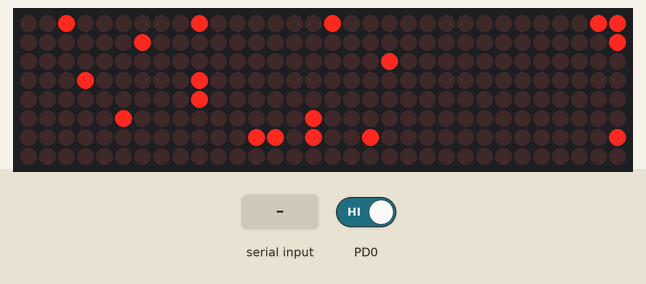
Bench run of a program on a simulated ATmega2560, built with avr-gcc and emulated at 16 MHz. Shown: 32×8 LED matrix. Wiring (inferred from the names in the program): 4 × MAX7219 LED driver (orientation assumed): CS PB0. The inputs (shaded band) are chosen by the test bench; at power-on: PD0 HIGH. A simulated second board sends each byte the program waits for after 2 ms; random numbers use the default seed unless the program sets one; what the program prints to the serial monitor is not drawn.

Above: at 18.0 s.

The program:

main.c
```c
#define F_CPU 16000000
#include <avr/io.h>
#include <util/delay.h>
#include <avr/interrupt.h>

#include <stdlib.h>

#include "spi.h"
#include "game.h"
#include "uart.h"

volatile uint32_t ms_passed = 0;
volatile field Field;
volatile int gameOverFlag = 0;

const uint8_t MS_PER_FRAME = 25;

ISR(TIMER0_COMPA_vect) {
    cli();
    ms_passed += 1;
    if (ms_passed % MS_PER_FRAME == 0) {
        generate_meteor();
        gameOverFlag = drawField();
        if (!gameOverFlag)
            updateField();
    }
    sei();
}

ISR(INT0_vect) {
    cli();
    shoot();
    sei();
}

void ADC_Init() {
 	ADMUX  |= (1 << REFS0) | (1 << ADLAR);
 	ADCSRA |= (1 << ADSC)  | (1 << ADEN) | (1 << ADATE);
}

void MAX7219_Init() {
    for (int i = 0; i < 15; ++i) {
        SPI_WriteLine(i, 0x00000000);
    }
    SPI_WriteLine(0x09, 0x00000000);
    SPI_WriteLine(0x0A, 0x0F0F0F0F);
    SPI_WriteLine(0x0B, 0x07070707);
    SPI_WriteLine(0x0C, 0x01010101);
}

void TIMER0_Init() {
    TCNT0 = 0;
    OCR0A = 62;
    TCCR0B = (1 << CS01) | (1 << CS00);
    TCCR0A = (1 << WGM01);
    TIMSK0 = (1 << OCIE0A);
}

void BUTTON_Init() {
    EICRA = (0 << ISC00) | (1 << ISC01);
	EIMSK = (1 << INT0);
}

int main() {
	ADC_Init();
    SPI_Init();
    MAX7219_Init();
    TIMER0_Init();
    BUTTON_Init();
    sei();

    while(1) {
        gameOverFlag = 0;
        ms_passed = 0;
        FIELD_Init();
        while(1) {
            if (gameOverFlag == 1) break;
            uint8_t high = ADCH;
            uint8_t x = high / 32;
            if ((high % 32) > 4 && (high % 32) < 28)
                Field.ship = x;
        }

        USART_Init();
        char str[40];
        sprintf(str, "GAME OVER\nYour score: %ld ms\n", ms_passed / 2);
        UART_Send_Str(str);

        cli();
        while (1) {
            uint8_t new_game = USART_Receive();
            if (new_game == '1')
                break;
        }
        srand(Field.ship);
        sei();
    }
    // sound instraction;
}
```

game.c
```c
#include "spi.h"
#include "game.h"


extern field Field;
int splitter = 0;

const uint8_t MAX_SHOTS = 10;
const uint8_t MAX_METEORS = 32;
const uint8_t SPEED_METEOR_BY_SHOT = 20;

void clear() {
    for (int i = 1; i <= 8; ++i)
        SPI_WriteLine(i, 0);
}

void FIELD_Init() {
    for (int i = 0; i < MAX_SHOTS; ++i) {
        Field.shots[i].x = 0;
        Field.shots[i].y = 0;
    }

    for (int i = 0; i < MAX_METEORS; ++i) {
        Field.meteors[i].x = 0;
        Field.meteors[i].y = 0;
    }
}

void shoot() {
    shot piu;
    piu.x = Field.ship;
    piu.y = 0x02000000;

    Field.shot_counter += 1;
    Field.shot_counter %= MAX_SHOTS;

    Field.shots[Field.shot_counter] = piu;
}

void generate_meteor() {
    if (rand() % 52) return;

    meteor met;
    met.x = rand() % 8;
    met.y = 0x00000080;

    Field.meteor_counter += 1;
    Field.meteor_counter %= MAX_METEORS;

    Field.meteors[Field.meteor_counter] = met;
}

uint32_t upd_shot(uint32_t line) {
    if (line & 0x00000080) {
        line = 0;
    }

    if (line & 0x80808000)
        line >>= 15;
    else
        line <<= 1;
    return line;
}

uint32_t upd_meteor(uint32_t line) {
    if (line & 0x01000000) {
        line = 0;
    }
    if (line & 0x00010101)
        line <<= 15;
    else
        line >>= 1;
    return line;
}

int isCollision(meteor met, shot piu) {
    if (met.x == piu.x) {
        return (met.y != 0) && ((met.y == piu.y) || (upd_meteor(met.y) == piu.y));
    }
    return 0;
}

int isGameOver(meteor met) {
    if (met.y == 0x02000000 && Field.ship == met.x)
        return 1;
    if (met.y == 0x01000000 && (Field.ship == (met.x - 1) || Field.ship == met.x || Field.ship == met.x + 1))
        return 1;
    return 0;
}

void updateField() {
    if (splitter++ % SPEED_METEOR_BY_SHOT == 0) {
        for (int i = 0; i < MAX_METEORS; ++i) {
            Field.meteors[i].y = upd_meteor(Field.meteors[i].y);
        }
    }

    for (int i = 0; i < MAX_SHOTS; ++i) {
        Field.shots[i].y = upd_shot(Field.shots[i].y);
    }

    for (int i = 0; i < MAX_SHOTS; ++i) {
        for (int j = 0; j < MAX_METEORS; ++j) {
            if (isCollision(Field.meteors[j], Field.shots[i])) {
                Field.meteors[j].y = 0;
                Field.shots[i].y = 0;
            }
        }
    }
}

int drawField()
{
    uint32_t field[8];
    for (int i = 0; i < 8; ++i) {
        field[i] = 0;
    }

    for (int i = 0; i < MAX_SHOTS; ++i) {
        field[Field.shots[i].x] |= Field.shots[i].y;
    }
    for (int i = 0; i < MAX_METEORS; ++i) {
        field[Field.meteors[i].x] |= Field.meteors[i].y;
    }
    field[Field.ship - 1] ^= 0x01000000;
    field[Field.ship]     ^= 0x03000000;
    field[Field.ship + 1] ^= 0x01000000;

    clear();
    for (int i = 0; i < 8; ++i) {
        SPI_WriteLine(i + 1, field[i]);
    }

    for (int i = 0; i < MAX_METEORS; ++i) {
        if (isGameOver(Field.meteors[i]))
            return 1;
    }

    return 0;
}
```

game.h
```c
#pragma once

#include <stdint.h>

typedef struct {
    uint32_t x;
    uint32_t y;
} meteor;

typedef struct {
    uint32_t x;
    uint32_t y;
} shot;

typedef struct {
    uint8_t shot_counter;
    shot shots[10];
    uint8_t meteor_counter;
    meteor meteors[32];

    int ship;
} field;

void FIELD_Init();

void shoot();

void generate_meteor();

int drawField();

void updateField();
```

spi.c
```c
#include <avr/io.h>

#define SPI_PORTX PORTB
#define SPI_DDRX DDRB

#define SPI_MISO 3 // Выход ведомого, вход ведущего
#define SPI_MOSI 2 // выход ведущего, вход ведового 2
#define SPI_SCK 1  // Синхронизация 1
#define SPI_SS 0   // Если на ведовом 0, то откликается. 0

void SPI_Init(void)
{
    /*настройка портов ввода-вывода
   все выводы, кроме MISO выходы*/
    SPI_DDRX |= (1 << SPI_MOSI) | (1 << SPI_SCK) | (1 << SPI_SS) | (0 << SPI_MISO);
    SPI_PORTX |= (1 << SPI_MOSI) | (1 << SPI_SCK) | (1 << SPI_SS) | (1 << SPI_MISO);

    /*разрешение spi,старший бит вперед,мастер, режим 0*/
    SPCR = (1 << SPE) | (0 << DORD) | (1 << MSTR) | (0 << CPOL) | (0 << CPHA) | (0 << SPR1) | (0 << SPR0);
    SPSR = (1 << SPI2X);
}

void SPI_WriteLine(uint8_t addr, uint32_t data)
{
    SPI_PORTX &= ~(1 << SPI_SS);
    for (int i = 0; i < 4; ++i) {
        SPDR = addr;
        while (!(SPSR & (1 << SPIF)));

        SPDR = (data >> (i * 8));
        while (!(SPSR & (1 << SPIF)));
    }
    SPI_PORTX |= (1 << SPI_SS);
}
```

spi.h
```c
#pragma once
#include <stdint.h>

void SPI_Init(void);

void SPI_WriteLine(uint8_t addr, uint32_t data);
```

uart.c
```c
#include "uart.h"

#include <avr/io.h>
#include <avr/interrupt.h>
#include <stdio.h>
#include <stdint.h>


void USART_Init() {
	UBRR0H = 0;
	UBRR0L = 103;
	UCSR0B = (1 << RXEN0) | (1 << TXEN0) | (0 << RXCIE0) | (0 << TXCIE0);
	UCSR0C = (1 << USBS0) | (3 << UCSZ00);
}

uint8_t USART_Receive() {
	while (!(UCSR0A & (1 << RXC0)));
	return UDR0;
}

// ISR( USART0_RX_vect ) {
// 	cli();
// 	UART_Send_Str("ISR");
// 	unsigned char rxbyte = USART_Receive();
// 	UART_Send_Str(rxbyte);
// 	sei();
// }


void USART_Transmit(char data) {
	while (!(UCSR0A & (1 << UDRE0))){};
	UDR0 = data;
}

void UART_Send_Str(const char* str) {
	unsigned char i = 0;
	while (str[i] != '\0') {
		USART_Transmit(str[i]);
		i++;
	}
	USART_Transmit('\n');
}
```

uart.h
```c
#pragma once
#include <stdint.h>

uint8_t USART_Receive();

void USART_Init();

void USART_Transmit(char data);

void UART_Send_Str(const char* str);
```
